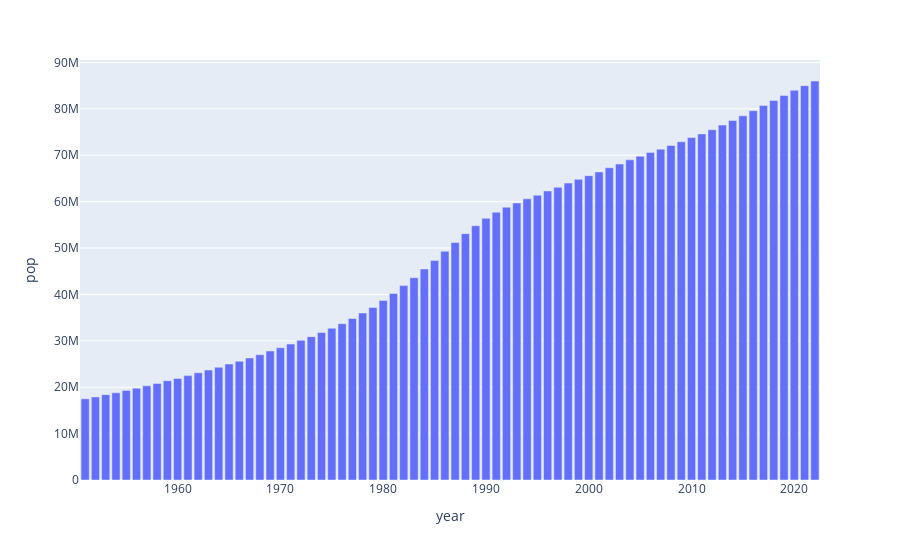

Notebook code cell kept with this figure:
### Code cell
px.bar(data_frame=df[(df["year"]<2023)&(df["year"]>1950)],x="year",y="pop")
